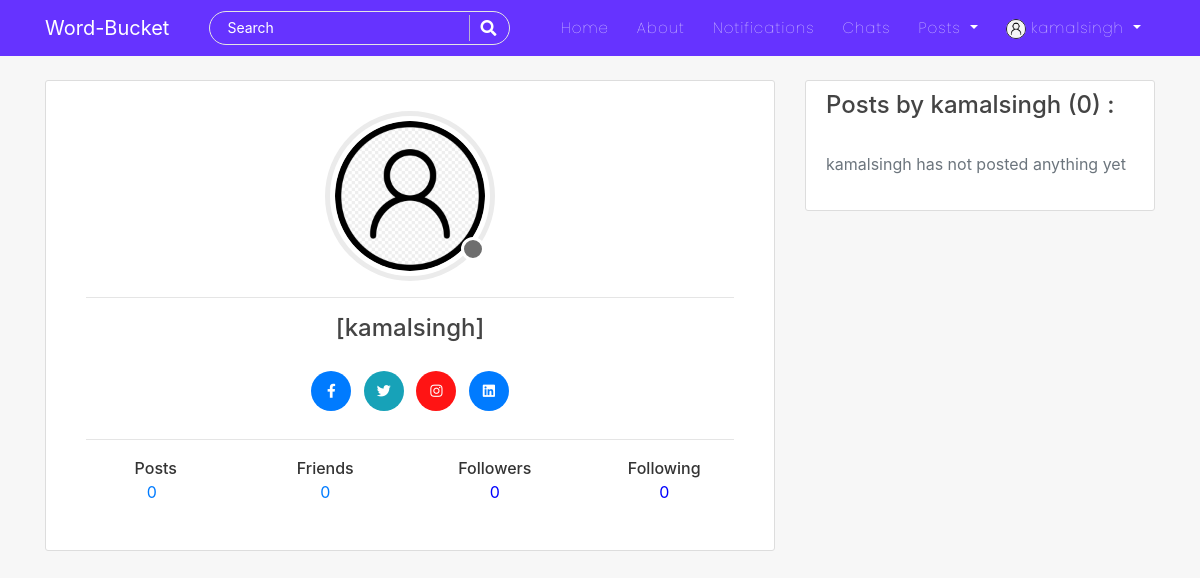
Screenshot of /user/1/ (signed in) with the database file from the repository.
### users/models.py (models this page shows, shortened)
class Profile(models.Model):
    user = models.OneToOneField(User, on_delete=models.CASCADE)
    is_online = models.BooleanField(default=False)
    following = models.ManyToManyField(User, related_name="following", blank=True)
    friends = models.ManyToManyField(User, related_name='my_friends', blank=True)
    bio = models.CharField(default="",blank=True,null=True,max_length=350)
    date_of_birth = models.CharField(blank=True,max_length=150)
    updated = models.DateTimeField(auto_now=True)
    created = models.DateTimeField(auto_now_add=True)
    image = models.ImageField(default='default.jpg', upload_to='profile_pics',blank=True, null=True)
    def profile_posts(self):
        return self.user.post_set.all()

### users/views.py (the view, shortened to what this page needs)
# urls.py: path('<int:pk>/', views.ProfileDetailView.as_view(), name='profile-detail-view'),
class ProfileDetailView(LoginRequiredMixin,DetailView):
    model = Profile
    template_name = "users/user_profile_details.html"
    context_object_name = "profiles"
    def get_object(self,**kwargs):
        pk = self.kwargs.get("pk")
        view_profile = Profile.objects.get(pk=pk)
        return view_profile
    def get_context_data(self, **kwargs):
        context = super().get_context_data(**kwargs)
        view_profile = self.get_object()
        my_profile = Profile.objects.get(user=self.request.user)
        if view_profile.user in my_profile.following.all():
            follow = True
        else:
            follow = False
        context["follow"] = follow
        account = view_profile.user
        try:
            friend_list = FriendList.objects.get(user=account)
        except FriendList.DoesNotExist:
            friend_list = FriendList(user=account)
            friend_list.save()
        friends = friend_list.friends.all()
        context['friends']=friends
        is_self = True
        is_friend = False
        request_sent = FriendRequestStatus.NO_REQUEST_SENT.value
        friend_requests = None
        user=self.request.user
        if user.is_authenticated and user!=account:
            is_self = False
            if friends.filter(pk=user.id):
                is_friend = True
            else:
                is_friend = False
                if get_friend_request_or_false(sender=account, receiver=user) != False:
                    request_sent = FriendRequestStatus.THEM_SENT_TO_YOU.value
                    context['pending_friend_request_id'] = get_friend_request_or_false(sender=account, receiver=user).pk
                elif get_friend_request_or_false(sender=user, receiver=account) != False:
                    request_sent = FriendRequestStatus.YOU_SENT_TO_THEM.value
                else:
                    request_sent = FriendRequestStatus.NO_REQUEST_SENT.value
        elif not user.is_authenticated:
            is_self = False
        else:
            try:
                friend_requests = FriendRequest.objects.filter(receiver=user, is_active=True)
            except:
                pass
        context['request_sent'] = request_sent
        context['is_friend'] = is_friend
        context['is_self'] = is_self
        context['friend_requests'] = friend_requests
        return context

### users/templates/users/user_profile_details.html (shortened to what this page needs)
{% extends "blog/base.html" %}
{% block content %}
<div class="col-md-8">
<div class="content-section" style="width: 100%">
    <div class="account-img-container">
        <div class="img-cont">
            <img class="rounded-circle account-img" src="{{object.user.profile.image.url}}" alt="image">
            {% if object.user.profile.is_online %}
                <div class="online-circle"></div>
            {% else %}
                <div class="offline-circle"></div>
            {% endif %}
        </div>
    </div>
    <div class="card-body">
        <hr>
        <h4 class="card-title text-center">{{object.user.first_name}} {{object.user.last_name}} [{{object.user.username}}]</h4>
		<ul class="social-links list-inline text-center m-4">
			<li class="list-inline-item m-1"><a title="" data-placement="top" data-toggle="tooltip" class="tooltips btn-primary" href="" data-original-title="Facebook"><i class="fab fa-facebook-f"></i></a></li>
			<li class="list-inline-item m-1"><a title="" data-placement="top" data-toggle="tooltip" class="tooltips btn-info" href="" data-original-title="Twitter"><i class="fab fa-twitter"></i></a></li>
			<li class="list-inline-item m-1"><a title="" data-placement="top" data-toggle="tooltip" class="tooltips btn-danger" href="" data-original-title="Skype"><i class="fab fa-instagram"></i></a></li>
			<li class="list-inline-item m-1"><a title="" data-placement="top" data-toggle="tooltip" class="tooltips btn-primary" href="" data-original-title="Linkedin"><i class="fab fa-linkedin"></i></a></li>
		</ul>
        <hr>
        <div class="m-t-10 p-15 text-center">
            <div class="row">
                <div class="col">
                    <span class="h6">Posts</span>
                    <p><a class="mr-2" href="{% url 'user-posts' object.user %}">{{object.profile_posts.count}}</a></p>
                </div>
                <div class="col">
                    <span class="h6">Friends</span>
                    <p title="Friends">
                        <a href="{% url 'friend:list' object.user.id %}">{{friends|length}}</a>
                    </p>
                </div>
                <div class="col">
                    <span class="h6">Followers</span>
                    <p style="cursor:pointer; color: blue;" data-toggle="modal" data-target="#exampleModal" data-contents="{{object.user.following.all}}" data-title="Followers" title="Followers">{{object.user.following.count}}</p>
                </div>
                <div class="col">
                    <span class="h6">Following</span>
					<p style="cursor:pointer; color: blue;" data-toggle="modal" data-target="#exampleModal" data-contents="{{object.user.profile.following.all}}" data-title="Following" title="Following">{{object.user.profile.following.count}}</p>
                </div>
            </div>
        </div>
    </div>
</div>
<br>
<br>
</div>
<div class="col-md-4">
    <div class="content-section">
		<h4>Posts by {{object.user}} ({{object.profile_posts.count}}) : </h4>
		{% if object.profile_posts.count == 0 %}
			<br>
			<span class="text-muted">{{object.user.username}} has not posted anything yet</span>
			<br>
		{% endif %}
		<br>
	</div>
</div>
{% endblock %}

### blog/templates/blog/base.html (shortened to what this page needs)
{% load static %}
<!DOCTYPE html>
<html lang="en">
<head>
    <link rel="stylesheet" href="https://cdn.jsdelivr.net/npm/bootstrap@4.5.3/dist/css/bootstrap.min.css">
    <link rel="stylesheet" href="https://cdnjs.cloudflare.com/ajax/libs/font-awesome/5.15.1/css/all.min.css" />
    <link rel="stylesheet" href="https://cdnjs.cloudflare.com/ajax/libs/cropper/4.1.0/cropper.css" />
    <link rel="stylesheet" href="{% static 'blog/main.css' %}">
</head>
<body>
    <header class="site-header">
        {% include 'blog/navbar.html' %}
    </header>
    <main role="main" class="container">
      <div class="row">
          {% block content %}{% endblock %}
      </div>
    </main>
</body>
</html>

### blog/templates/blog/navbar.html (shortened to what this page needs)
<nav class="navbar navbar-expand-lg navbar-dark bg-steel fixed-top">
    <div class="container">
      <a class="navbar-brand mr-4 pr-3" href="/">Word-Bucket</a>
      <div class="collapse navbar-collapse" id="navbarToggle">
        <div class="navbar-nav mr-auto">
          <div id="searchbar" >
            <form method="GET" action="/search">
              <input required name="query" id="search" type="text" placeholder="Search">
              <button class="search-btn" type="submit"><i class="fas fa-search"></i></button>
            </form>
          </div>
        </div>
        <div class="navbar-nav">
          <a class="nav-item nav-link" href="{% url 'blog-home' %}">Home</a>
          <a class="nav-item nav-link" href="{% url 'blog-about' %}">About</a>
          {% if user.is_authenticated %}
          <a class="nav-item nav-link" href="{% url 'show-notifications' %}">Notifications</a>
          <a class="nav-item nav-link" href="{% url 'room-enroll' %}">Chats</a>
          <div class="dropdown">
            <a class="dropdown-toggle nav-link" href="#" role="button" id="dropdownMenuLink1" data-toggle="dropdown" aria-haspopup="true" aria-expanded="false">
              Posts
            </a>
          </div>
          {% endif %}
          {% if user.is_authenticated %}
            <div class="dropdown">
              <a class="dropdown-toggle nav-link" href="#" role="button" id="dropdownMenuLink2" data-toggle="dropdown" aria-haspopup="true" aria-expanded="false">
                <img class="rounded-circle" style="height: 20px; width: 20px;" src="{{user.profile.image.url}}" alt="">&nbsp;{{user|truncatechars:"10"}}
              </a>
            </div>
          {% else %}
            <a class="nav-item nav-link" href="{% url 'account_login' %}">Login</a>
            <a class="nav-item nav-link" href="{% url 'register' %}">Register</a>
          {% endif %}
        </div>
      </div>
    </div>
</nav>

### blog/static/blog/main.css (style rules this page uses)
body { background: #f7f7f7; color: #333333; margin-top: 5rem; scroll-behavior: smooth; }
h1, h2, h3, h4, h5, h6 { color: #444444; }
ul { margin: 0; }
.bg-steel { background: #6633FF; }
.site-header .navbar-nav .nav-link { color: #ffffff; font-family:'Poppins'; font-weight: 100; margin: 0px 6px; font-size: 15px; letter-spacing: 1px; }
.content-section { background: #ffffff; padding: 10px 20px; border: 1px solid #dddddd; border-radius: 3px; margin-bottom: 20px; }
.account-img { height: 170px; width: 170px; margin: 20px; padding: 5px; margin-bottom: 0px; transform: translate(-20px,0px); border: 5px solid #ebebeb; }
.offline-circle { width: 24px; height: 24px; border-radius: 50%; background-color:#6e6e6e; border: 3px solid white; bottom: 0; right: 10px; position: absolute; }
.img-cont { height: 170px; width: 170px; position: relative; }
.account-img-container { display: flex; align-items: center; justify-content: center; }
#searchbar form { width: auto; display: flex; flex-direction: row; border-radius: 50px; padding: 3px 15px; background-color: transparent; border: 1px solid #e4e4e4; margin-right: 10px; }
#searchbar form input::placeholder { color: #fff; font-size: 14px; }
#searchbar form input { border: none; outline: none; color: #fff; font-size: 15px; flex: 1; background-color:transparent; }
.search-btn { color:#fff; border: none; width: 25px; padding-left: 10px; border-left: 1px solid rgba(202, 202, 202, 0.829); outline: none; background-color: transparent; }
.search-btn i { font-size: 16px; }
.btn-danger { background-color: rgb(255, 20, 20); color: rgb(255, 255, 255); }

### users/templates/users/user_profile_details.html (style rules this page uses)
.social-links li a { border-radius: 50%; color: rgba(255, 255, 255); display: inline-block; height: 40px; line-height: 35px; border: 2px solid transparent; text-align: center; width: 40px; font-size: 14px; }

### rows the page displays
Profile: user.profile.image (placeholder picture), user.username "kamalsingh", profile_posts.count "0", user.following.count "0", user.profile.following.count "0", user "kamalsingh"

### other values shown
{{ user|truncatechars:"10" }} "kamalsingh"
{{ friends|length }} "0"
